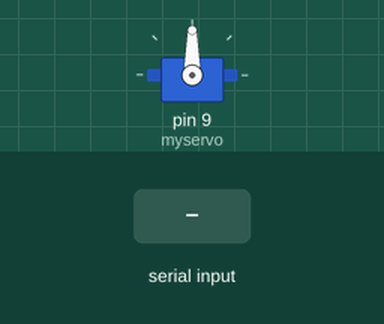
The sketch below on a simulated Arduino Uno, built with avr-gcc and run on an emulated ATmega328P. Shown: servo. Inputs (shaded band) come from the test bench. What the sketch prints to the serial monitor is not drawn.

Above: at 1.2 s.
1.3 s: "90,45\n" received over Serial
Timing chart, 0 to 4.3 s (numbered marks = the images above; inputs shaded):
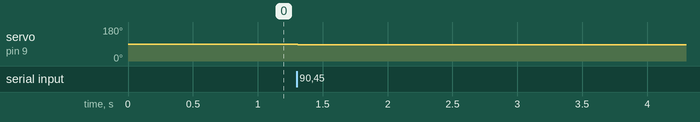

Measured:
- after the input at 1.3 s, servo on pin 9 (myservo): 90° → 85° at once

The sketch:

SerialServo.ino
```cpp
#include <Servo.h>
Servo myservo;
String tempPos;
float tempPosNum;
int pos;

void setup() {
  // put your setup code here, to run once:
  myservo.attach(9);
  Serial.begin(9600);
}

void loop() {
  // put your main code here, to run repeatedly:
  if (Serial.available() > 0) {
    tempPos = Serial.readStringUntil('\n');
    //while (true) {
      //char tmp = Serial.read();
      //if (tmp == '\n') break;
      //tempPos += tmp;
    //}
    Serial.println(tempPos);
    tempPosNum = tempPos.toFloat();
    pos = tempPosNum*(30) + 55;
    if (pos > 85) {
      pos = 85;
    }
    if (pos < 55) {
      pos = 55;
    }
    myservo.write(pos);
    Serial.println(pos);
    tempPos = "";
  }
}
```
